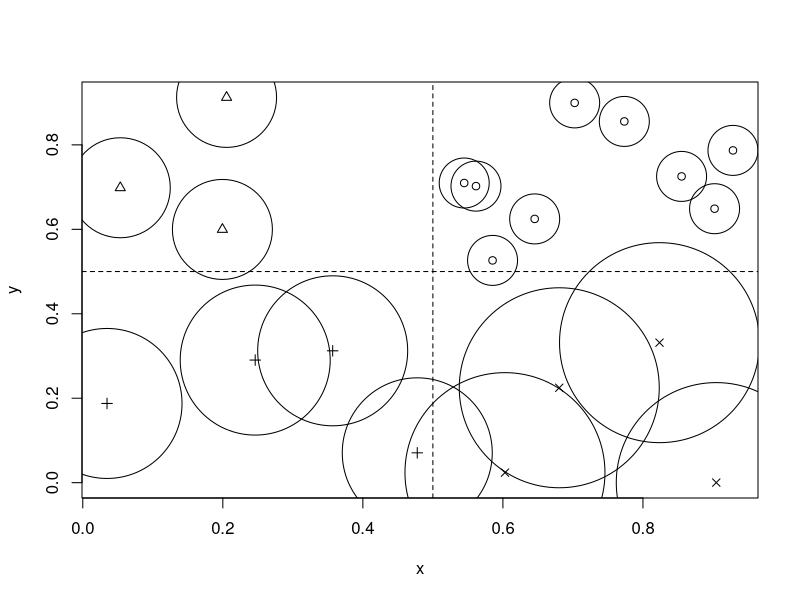
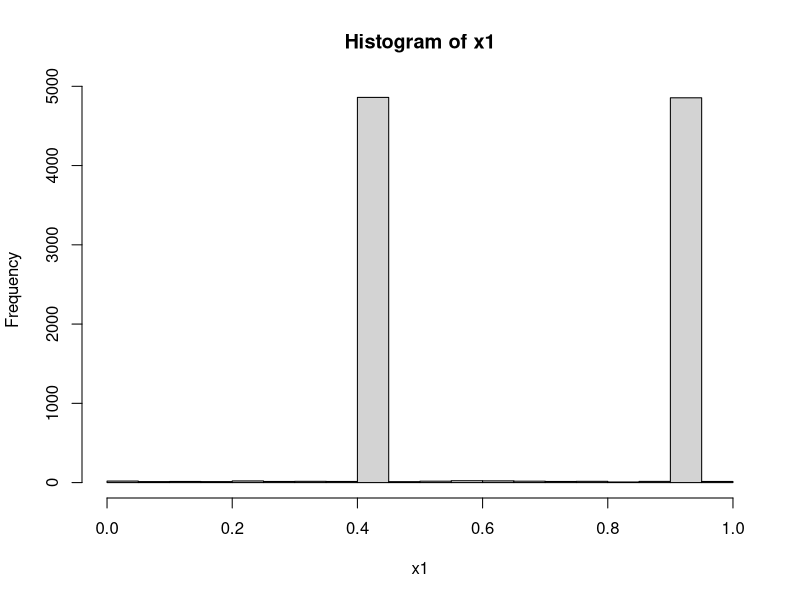
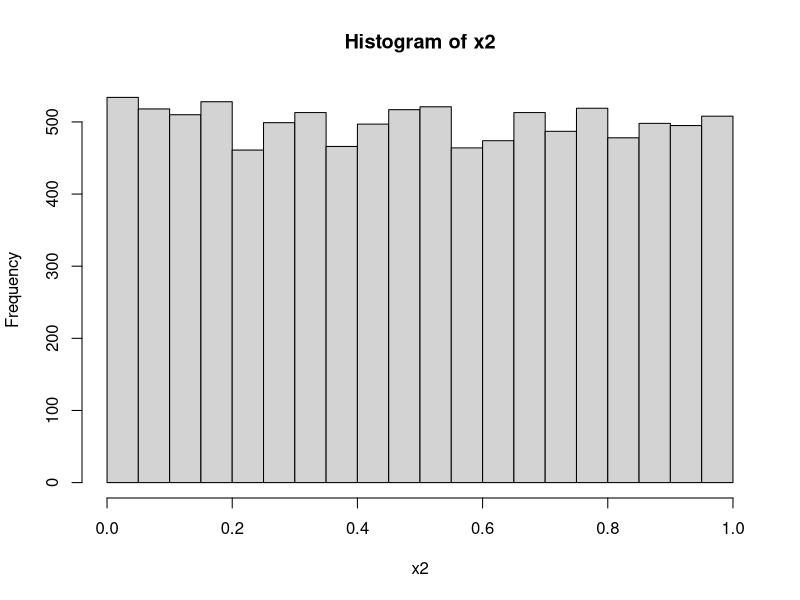
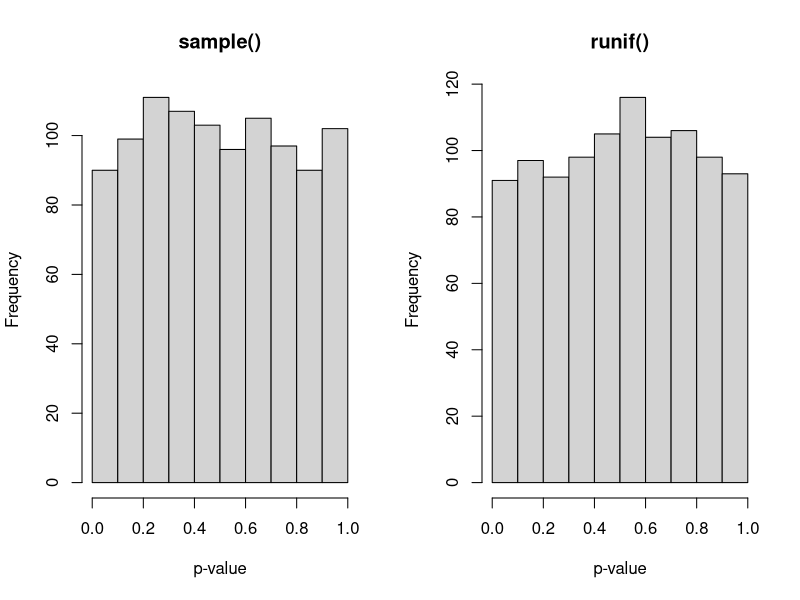
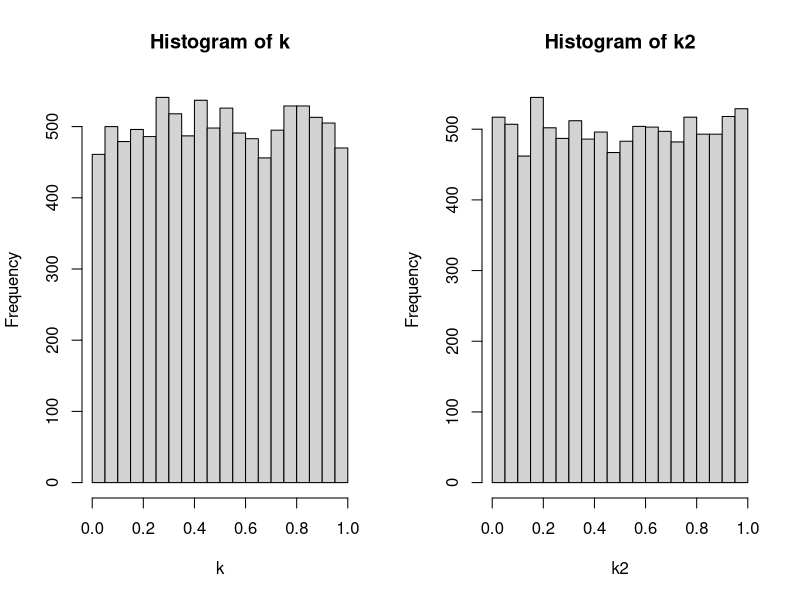
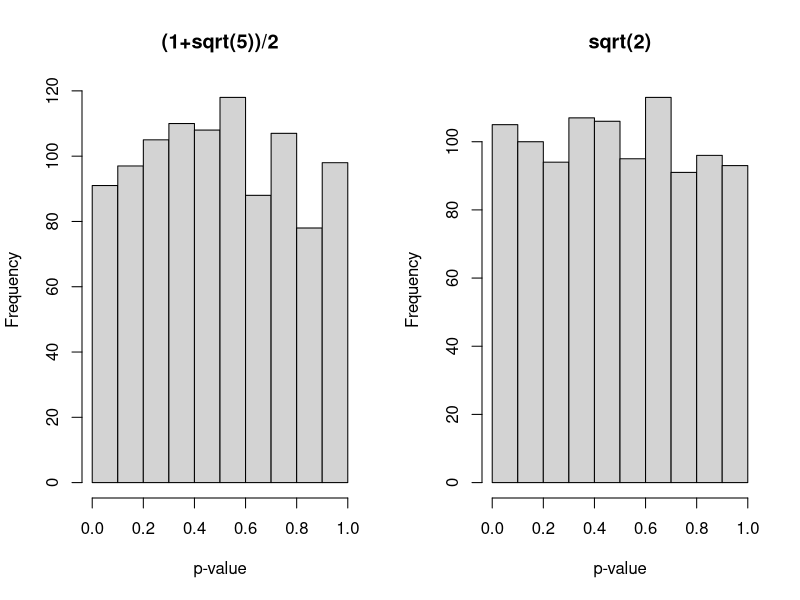
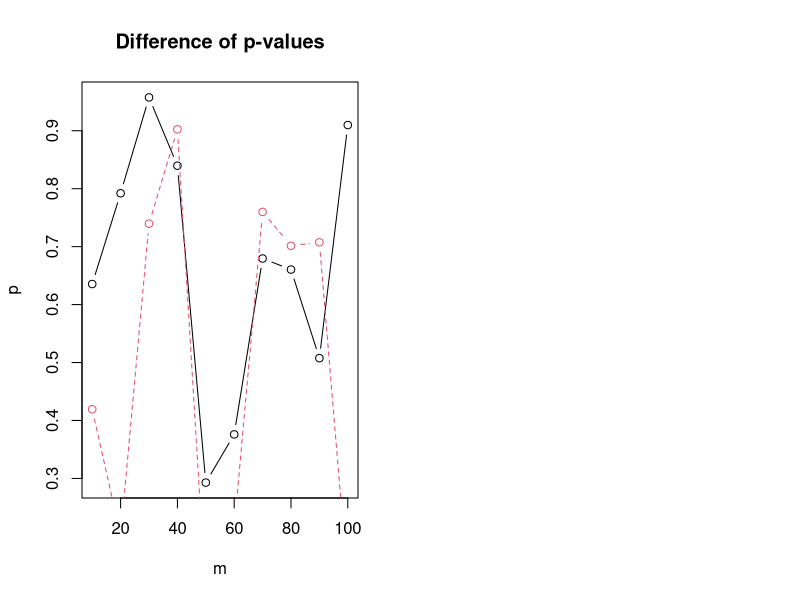

The R source for these figures, in order:
##-HW1-################
#1(a)
rep(seq(0,4), each = 5)

#1(b)
seq(1:5) + rep(0:4, each = 5)

#1(c) 
x <- c("red","yellow","blue","green","magenta","cyan")
i <- seq(1:3) + rep(0:3, each = 3)
x[i]


#2(a)-################
library(spatstat)

mindist <- function(x, y){
 min(nndist(x, y))
}

x <- runif(20)
y <- runif(20)
mindist(x, y)

#2(b)
grid <- function(x){
  if(x[1] > 0.5 && x[2] > 0.5){index <- 1
  }else if(x[1] < 0.5 && x[2] > 0.5){index <- 2
  }else if(x[1] < 0.5 && x[2] < 0.5){index <- 3
  }else {index <- 4}
}
xy <- rbind(x,y)
index <- apply(xy, 2, grid)

plot(x, y, pch=index)
abline(h = 0.5, v = 0.5, lty=2)

#2(c)
symbols(x, y, circles = index, add = T)


#3-################
gcd = function(a,b){
  if (b==0) a else gcd(b, a %% b) 
}

lcm = function(c,d){
  return(c * d / gcd(c,d)) 
}


#4(a)-################
midsqur <- function(seed,times){
  numvector <- NULL
  for(i in 1:times){
    num <- seed * seed
    seed <- (num%/%1000) %% 1000000
    numvector <- c(numvector, seed)
  }
  numvector <- (numvector / 10^6)
  return(numvector)
}

x <- ceiling(runif(1, 0, 999999)) 
x1 <- midsqur(x, 10000)
hist(x1)
ks.test(x1, y = "punif")

for(i in 1:length(x1)){
  y <- x1[i] - x1
  yc <- x1[which(y == 0)]
}
table(yc)


#4(b)
x1 <- 0.6
x2 <- 0
for (i in 1:10000){
  x1 <- (69069*x1) %% 2^32
  x2 <- c(x2, x1)
}
x2 <- x2[-1] / 2^32
hist(x2)

v <- floor(x2 * 10) 
chisq.test(table(v))
ks.test(x2, y = "punif")


#4(c)
xi <- rnorm(1, 0, 1)
yi <- rnorm(1, 0, 1)
zi <- rnorm(1, 0, 1)
vector <- NULL

for (j in 1:10000) {
  xi <- (171*xi) %% 30269
  yi <- (172*yi) %% 30307
  zi <- (170*zi) %% 30323
  ui <- ((xi/30269) + (yi/30307) + (zi/30323)) %% 1
  vector <- c(vector, ui)
}

v <- floor(x2 * 10) 
chisq.test(table(v))
ks.test(vector, y = "punif")


#5(a)-################
t1 <- NULL
be <- 10000/15
for (i in 1:1000) {
  a1 <- sample(c(1:15), 10000, T)
  a2 <- ceiling(15 * runif(10000))
  b1 <- table(a1)
  b2 <- table(a2)
  c1 <- sum((b1-be)^2 / be)
  c2 <- sum((b2-be)^2 / be)
  d1 <- pchisq(c1, 14)
  d2 <- pchisq(c2, 14)
  t1 <- cbind(t1,c(d1,d2))
}
par(mfrow = c(1, 2))
hist(t1[1,], xlab = 'p-value', main = 'sample()')
hist(t1[2,], xlab = 'p-value', main = 'runif()')

v1 <- table(floor(t1[1,] * 10))
chisq.test(v1)
v2 <- table(floor(t1[2,] * 10))
chisq.test(v2)

#5(b)
casio <- function(seed, times){
  phi <- (1+sqrt(5)) / 2
  uvector <- NULL
  for(i in 1:times){
    seed <- ((phi+seed)^5) %% 1
    uvector <- c(uvector,seed)
  }
  return(uvector)
}

casio2 <- function(seed, times){
  uvector <- NULL
  for(i in 1:times){
    seed <- ((sqrt(2)+seed)^5) %% 1
    uvector <- c(uvector,seed)
  }
  return(uvector)
}

l <- runif(1, 0, 1)
k <- casio(l, 10000)
k2 <- casio2(l, 10000)
par(mfrow = c(1, 2))
hist(k)
hist(k2)

v1 <- floor(k * 10)
chisq.test(table(v1))
v2 <- floor(k2 * 10)
chisq.test(table(v2))
 
t2 <- NULL
for(i in 1:1000){
  l <- runif(1, 0, 1)
  k <- casio(l, 1000)
  k2 <- casio2(l, 1000)
  v1 <- floor(k * 10)
  u1 <- chisq.test(table(v1))$p.value
  v2 <- floor(k2 * 10)
  u2 <- chisq.test(table(v2))$p.value
  t2 <- cbind(t2, c(u1,u2))
}
par(mfrow = c(1, 2))
hist(t2[1,], xlab = 'p-value', main = '(1+sqrt(5))/2')
hist(t2[2,], xlab = 'p-value', main = 'sqrt(2)')

v1 <- table(floor(t2[1,] * 10))
chisq.test(v1)
v2 <- table(floor(t2[2,] * 10))
chisq.test(v2)


#6-################
fibonacci <- function(seed, n){ 
  m <- length(seed) - 1 
  for (j in 1:n) { 
    x <- (seed[j] + seed[j+m]) %% 1
    seed <- c(seed,x)
  }
  return(seed[-c(1:(m+1))])
}

 
p <- NULL
pid <- NULL
for(i in 1:10){
  k <- runif(10*i, 0, 1)
  k <- fibonacci(k, 10000)
  pvector <- chisq.test(table(ceiling(k*10)/10))$p.value
  p <- c(p, pvector)
  mat <- matrix(k[-1], ncol = 3333, byrow = F)
  mat2 <- apply(mat, 2, rank)
  mat3 <- mat2[1,]*100 + mat2[2,]*10 + mat2[3,]
  pidvector <- chisq.test(table(mat3))$p.value
  pid <- c(pid, pidvector)
}

plot(seq(10, 100, 10), p, type = "b", 
     main = "Difference of p-values", xlab = 'm')
lines(seq(10, 100, 10), pid, type = "b", col = 2, lty = 2)
legend(70, .2, c("GOF", "Indept"), col = c(1, 2), 
       lty = c(1, 2), pch = 1)
abline(h = 0.05, col = 3)
